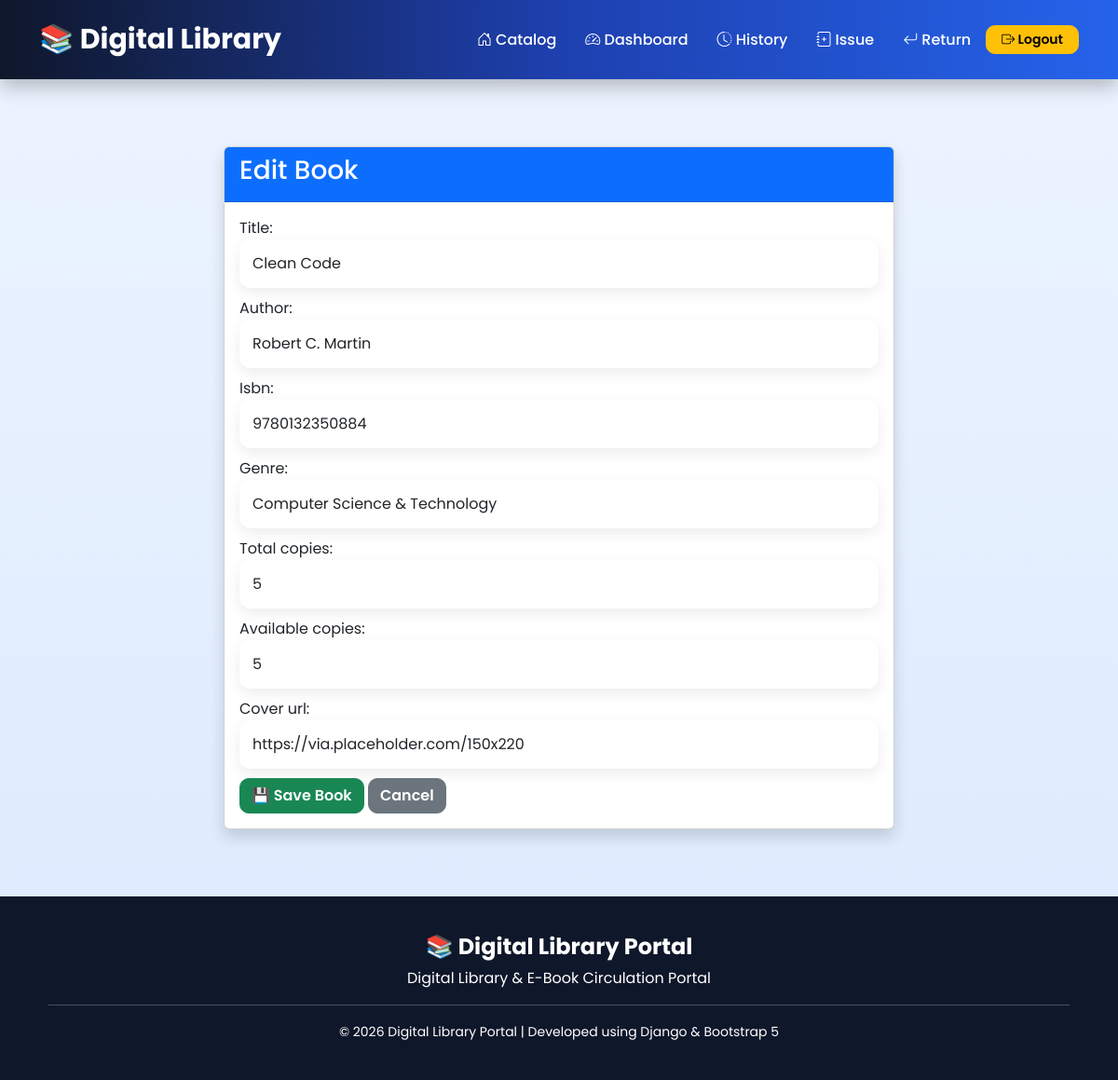
/books/edit/1/ (signed in), run on the app's committed database.
### library/models.py (models this page shows, shortened)
class Book(models.Model):
    GENRES = [
        ('TECH', 'Computer Science & Technology'),
        ('SCI', 'Science & Mathematics'),
        ('LIT', 'Literature & Fiction'),
        ('HIST', 'History & Social Sciences'),
    ]
    title = models.CharField(max_length=200)
    author = models.ForeignKey(
        Author,
        on_delete=models.CASCADE,
        related_name='books'
    )
    isbn = models.CharField(max_length=13, unique=True)
    genre = models.CharField(max_length=10, choices=GENRES)
    total_copies = models.PositiveIntegerField(default=5)
    available_copies = models.PositiveIntegerField(default=5)
    cover_url = models.URLField(
        blank=True,
        default="https://via.placeholder.com/150x220"
    )

### library/views.py (the view)
# urls.py: path("books/edit/<int:pk>/", views.edit_book, name="edit_book"),
@login_required
def edit_book(request, pk):
    book = get_object_or_404(Book, pk=pk)
    if request.method == "POST":
        form = BookForm(
            request.POST,
            instance=book
        )
        if form.is_valid():
            form.save()
            messages.success(
                request,
                "Book updated successfully."
            )
            return redirect("book_list")
    else:
        form = BookForm(instance=book)
    return render(
        request,
        "library/book_form.html",
        {
            "form": form,
            "title": "Edit Book"
        }
    )

### library/forms.py
class BookForm(forms.ModelForm):
    class Meta:
        model = Book
        fields = [
            "title",
            "author",
            "isbn",
            "genre",
            "total_copies",
            "available_copies",
            "cover_url",
        ]
        widgets = {
            "title": forms.TextInput(
                attrs={"class": "form-control"}
            ),
            "author": forms.Select(
                attrs={"class": "form-select"}
            ),
            "isbn": forms.TextInput(
                attrs={"class": "form-control"}
            ),
            "genre": forms.Select(
                attrs={"class": "form-select"}
            ),
            "total_copies": forms.NumberInput(
                attrs={"class": "form-control"}
            ),
            "available_copies": forms.NumberInput(
                attrs={"class": "form-control"}
            ),
            "cover_url": forms.URLInput(
                attrs={
                    "class": "form-control",
                    "placeholder": "https://example.com/book.jpg"
                }
            ),
        }

### library/models.py (called while the page is built)
    def __str__(self):
        return self.name

### library/templates/library/book_form.html (shortened to what this page needs)
{% extends 'library/base.html' %}
{% block content %}
<div class="container mt-5">
    <div class="row justify-content-center">
        <div class="col-md-8">
            <div class="card shadow">
                <div class="card-header bg-primary text-white">
                    <h3>{{ title }}</h3>
                </div>
                <div class="card-body">
                    <form method="POST">
                        {{ form.as_p }}
                        <button class="btn btn-success">
                            💾 Save Book
                        </button>
                        <a href="{% url 'book_list' %}"
                           class="btn btn-secondary">
                            Cancel
                        </a>
                    </form>
                </div>
            </div>
        </div>
    </div>
</div>
{% endblock %}

### library/static/library/css/style.css (style rules this page uses)
* { margin:0; padding:0; box-sizing:border-box; font-family:'Poppins',sans-serif; }
body { background:linear-gradient(to bottom,#edf4ff,#dbeafe); color:#1f2937; }
.form-control, .form-select { background:white; border:none; border-radius:12px; padding:14px; box-shadow:0 5px 15px rgba(0,0,0,.08); }
.card-body p { margin-bottom:10px; }
.btn { border-radius:10px; font-weight:600; }
.container { animation:fadeIn .7s; }

### data on the page
Book: title "Clean Code", author "Robert C. Martin", isbn "9780132350884", genre "Computer Science & Technology", total_copies "5", available_copies "5", cover_url "https://via.placeholder.com/150x220"

### other printed values
{{ title }} "Edit Book"
